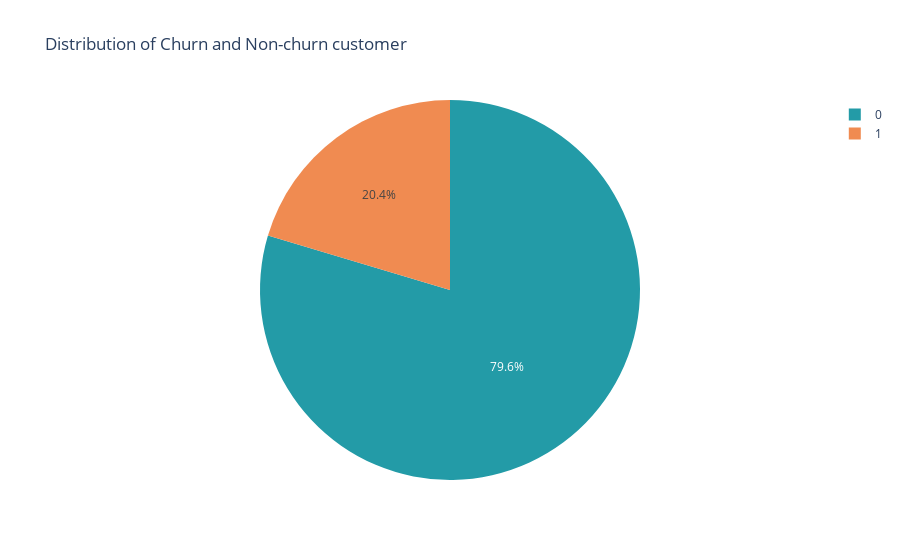

The cell this chart's notebook holds for it:
### Code cell
px.pie(customer_churn_count, names = "Exited", values = "CustomerId", title=" Distribution of Churn and Non-churn customer", 
       color_discrete_sequence=["#239BA7", "#F08B51"])

### Figure 1 — Plotly figure (JSON) as saved in the notebook; plotly's stock layout.template omitted (floating-point values rounded to 4 significant figures)
{"data": [{"domain": {"x": [0, 1], "y": [0, 1]}, "hovertemplate": "Exited=%{label}<br>CustomerId=%{value}<extra></extra>", "labels": [0, 1], "legendgroup": "", "name": "", "showlegend": true, "type": "pie", "values": [7962, 2038]}], "layout": {"legend": {"tracegroupgap": 0}, "piecolorway": ["#239BA7", "#F08B51"], "title": {"text": " Distribution of Churn and Non-churn customer"}}}
